Frame 1 (no input): blank canvas, image omitted
Frame 60 (no input): blank canvas, image omitted
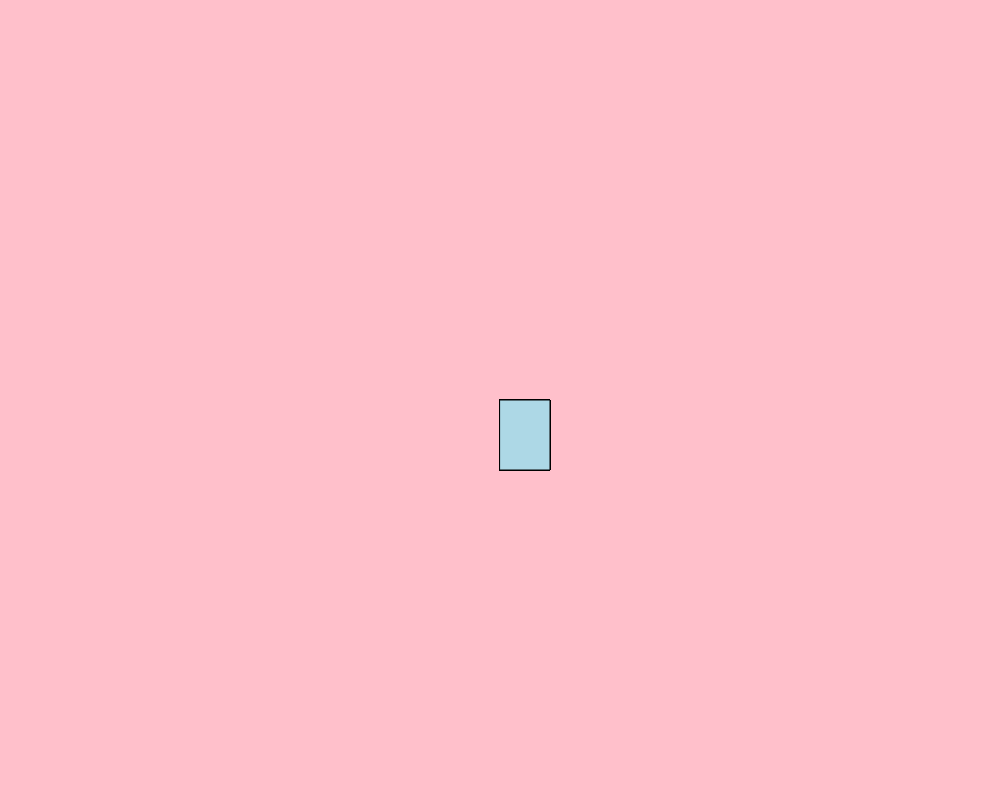
Frame 120 (the mouse pressed at the canvas centre since frame 60)

The p5.js sketch whose frames 1 and 60 were blank and that drew this single picture after the mouse press (run headless with seeded random() and noise() and a simulated clock; from frame 60 on, the mouse is pressed at the canvas centre):

// p5.js sketch
// ── sketch.js
function setup() {
  createCanvas(1000, 800);
background("pink");
}

function draw() {
  
fill("lightblue");
  stroke("black");
  if(mouseIsPressed)
  rect(mouseX,mouseY,50,70);
  
}
